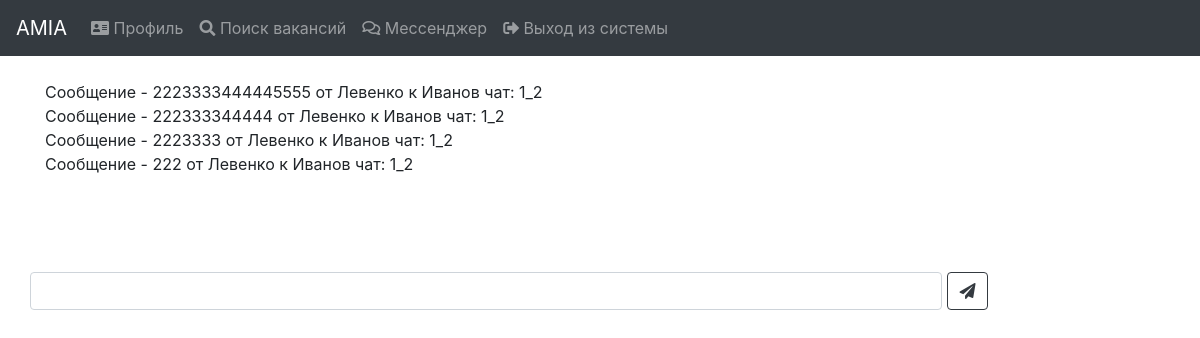
/messaging/chat/1, run on an earlier commit of the app's database.
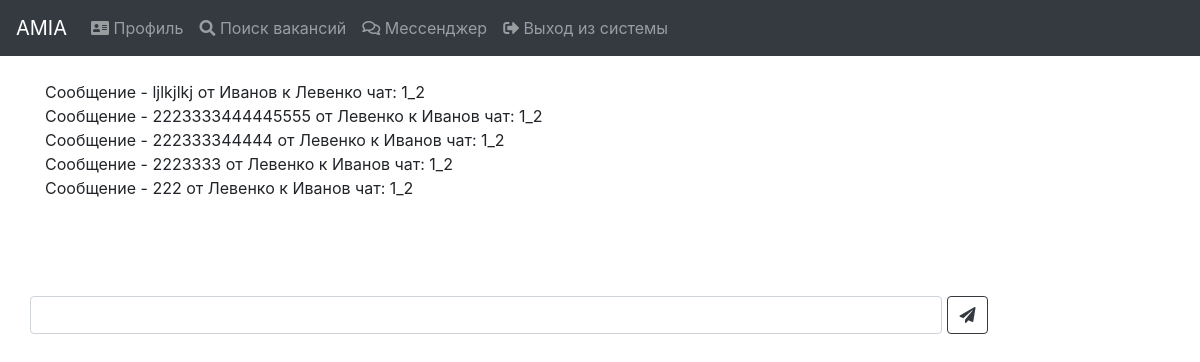
And on a later commit of the database.
### messaging/models.py (models this page shows, shortened)
class Message(models.Model):
    message_text = models.TextField(verbose_name="Текст сообщения")
    message_from = models.ForeignKey(SocialProfile, on_delete=models.CASCADE, verbose_name="Сообщение от",
                                     related_name="Message_from")
    message_to = models.ForeignKey(SocialProfile, on_delete=models.CASCADE, verbose_name="Сообщение к",
                                   related_name="Message_to")
    date_added = models.DateTimeField(verbose_name="Дата и время сообщения", auto_now_add=True)
    chat = models.ForeignKey(Chat, on_delete=models.CASCADE, verbose_name="Название чата", blank=True, null=True)
    def __str__(self):
        return 'Сообщение - ' + self.message_text + ' от ' + self.message_from.last_name + ' к ' + \
               self.message_to.last_name + ' чат: ' + self.chat.chat_name
    class Meta:
        ordering = ('-date_added',)
        verbose_name = 'Message'
        verbose_name_plural = 'Messages'

class Chat(models.Model):
    PERSONAL = 1
    GROUP = 2
    TYPE_CHOICES = [
        (PERSONAL, 'Personal'),
        (GROUP, 'Group'),
    ]
    chat_name = models.CharField(max_length=255, verbose_name="Название чата")
    chat_type = models.IntegerField(verbose_name="Тип чата", choices=TYPE_CHOICES, default=PERSONAL)
    class Meta:
        ordering = ('chat_name',)
        verbose_name = 'Chat'
        verbose_name_plural = 'Chats'

### social_profile/models.py (models this page shows, shortened)
class SocialProfile(models.Model):
    user = models.OneToOneField(User, on_delete=models.CASCADE)
    last_name = models.CharField(max_length=100, verbose_name="Last name")
    first_name = models.CharField(max_length=100, verbose_name="First name")
    patronymic = models.CharField(max_length=100, verbose_name="Patronymic", blank=True, null=True)
    email = models.EmailField(verbose_name="E-mail")
    date_of_birth = models.DateField(verbose_name="Date_of_birth", blank=True, null=True)
    status = models.IntegerField(verbose_name="Status", default=1)
    date_added = models.DateTimeField(verbose_name="Date_added", auto_now_add=True)
    profile_img = models.ImageField(verbose_name="Profile_img", blank=True, null=True, upload_to='profile')
    about_myself = models.TextField(verbose_name="About_myself", blank=True, null=True)
    contact_information_phone = models.CharField(max_length=255, verbose_name="Phone", blank=True, null=True)
    contact_information_address = models.CharField(max_length=255, verbose_name="Address", blank=True, null=True)
    education = models.ManyToManyField(Specialty, verbose_name="Education", through="EducationWithInfo")
    work_experience = models.ManyToManyField(WorkExperience, verbose_name="Work experience")
    interests = models.ManyToManyField(Interest, verbose_name="Interests", blank=True)
    skills = models.ManyToManyField(Skill, verbose_name="Skills", blank=True)
    languages = models.ManyToManyField(Language, verbose_name="Language", through='LanguageWithLevel')
    class Meta:
        ordering = ('last_name',)
        verbose_name = 'Social profile'
        verbose_name_plural = 'Social profiles'

### messaging/views.py (the view)
# urls.py: path('chat/<chat_id>', views.chat_messenger, name='messenger_chat'),
def chat_messenger(request, chat_id):
    chat = Chat.objects.get(pk=chat_id)
    return render(request, 'messaging/chat.html', {
        'chat': chat
    })

### context_processors/models_context.py (called while the page is built)
def models_context(request):
    return {'educational': EducationalInstitution.objects.all(),
            'language_levels': LanguageLevel.objects.all(),
            'languages': Language.objects.all(),
            'specialties': Specialty.objects.all(),
            'skills': Skill.objects.all(),
            'interests': Interest.objects.all(),
            }

### messaging/templates/messaging/chat.html (shortened to what this page needs)
{% extends 'base.html' %}
{% load widget_tweaks %}
{% load static %}
{% block content %}
    {% if request.user.is_staff %}
        {% include 'hr/navbar_hr.html' %}
    {% else %}
        {% include "social_profile/navbar.html" %}
    {% endif %}
    <br>
    <div class="container">
        <div class="row">
            <div class="col-lg-12">
                {% for message in chat.message_set.all %}
                    {{ message }}<br>
                {% endfor %}<br><br><br><br>
                <div class="form-group row">
                    <input id="chat-message-input" type="text" class="form-control" style="width: 80%;">&nbsp;
                    <button class="btn btn-outline-dark" type="button" value="Send"  id="chat-message-submit">
                        <i class="fa fa-paper-plane" aria-hidden="true"></i>
                    </button>
                </div>
            </div>
        </div>
    </div>
{% endblock %}

What changed in the data, as far as the page shows it:
added Message: message_text+message_from+message_to "Сообщение - ljlkjlkj от Иванов к Левенко чат: 1_2"
